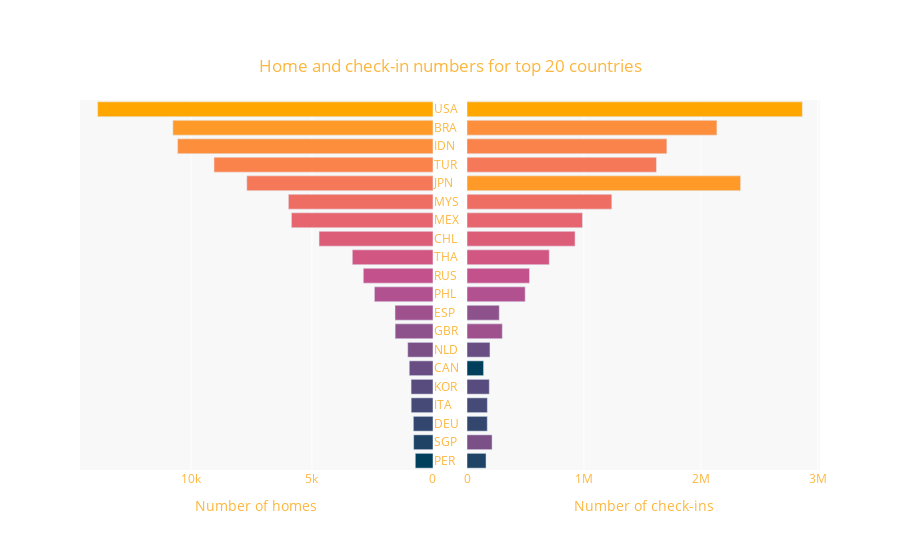

Write notebook code for a chart like this one.
### Code cell
fig.update_layout({
    'paper_bgcolor': 'rgba(0, 0, 0, 0)',
    'plot_bgcolor': 'rgba(150, 150, 150, 0.07)'
})

fig.update_layout(
    font_color="#fdb73e"
)

fig.show()

fig.write_html("top_20_plot.html")

### Figure 1 — Plotly figure (JSON) as saved in the notebook; plotly's stock layout.template omitted (floating-point values rounded to 4 significant figures)
{"data": [{"customdata": ["Peru", "Singapore", "Germany", "Italy", "Korea, Republic of", "Canada", "Netherlands", "United Kingdom", "Spain", "Philippines", "Russian Federation", "Thailand", "Chile", "Mexico", "Malaysia", "Japan", "Turkey", "Indonesia", "Brazil", "United States"], "hovertemplate": "Number: %{x:f}<br>Country: %{customdata}<extra></extra>", "marker": {"color": ["#003f5c", "#1e4365", "#32466e", "#454a76", "#574c7d", "#684e82", "#7a5087", "#8d518b", "#9f518e", "#b25190", "#c3528c", "#d15782", "#dc5d78", "#e6656e", "#ef6e63", "#f57858", "#fa824b", "#fd8e3c", "#ff9a29", "#ffa600"]}, "orientation": "h", "showlegend": false, "textposition": "outside", "type": "bar", "x": [731, 799, 811, 901, 905, 980, 1044, 1564, 1569, 2421, 2879, 3334, 4708, 5850, 5975, 7693, 9048, 10553, 10749, 13857], "xaxis": "x", "y": ["PER", "SGP", "DEU", "ITA", "KOR", "CAN", "NLD", "GBR", "ESP", "PHL", "RUS", "THA", "CHL", "MEX", "MYS", "JPN", "TUR", "IDN", "BRA", "USA"], "yaxis": "y"}, {"customdata": ["Canada", "Peru", "Germany", "Italy", "Korea, Republic of", "Netherlands", "Singapore", "Spain", "United Kingdom", "Philippines", "Russian Federation", "Thailand", "Chile", "Mexico", "Malaysia", "Turkey", "Indonesia", "Brazil", "Japan", "United States"], "hovertemplate": "Number: %{x:f}<br>Country: %{customdata}<extra></extra>", "marker": {"color": ["#003f5c", "#1e4365", "#32466e", "#454a76", "#574c7d", "#684e82", "#7a5087", "#8d518b", "#9f518e", "#b25190", "#c3528c", "#d15782", "#dc5d78", "#e6656e", "#ef6e63", "#f57858", "#fa824b", "#fd8e3c", "#ff9a29", "#ffa600"]}, "orientation": "h", "showlegend": false, "textposition": "outside", "type": "bar", "x": [141640, 162677, 173223, 173934, 190466, 196206, 214295, 275753, 301822, 497425, 534230, 703245, 923800, 987263, 1238039, 1619879, 1708758, 2136751, 2339264, 2867416], "xaxis": "x2", "y": ["CAN", "PER", "DEU", "ITA", "KOR", "NLD", "SGP", "ESP", "GBR", "PHL", "RUS", "THA", "CHL", "MEX", "MYS", "TUR", "IDN", "BRA", "JPN", "USA"], "yaxis": "y2"}], "layout": {"font": {"color": "#fdb73e"}, "height": 550, "paper_bgcolor": "rgba(0, 0, 0, 0)", "plot_bgcolor": "rgba(150, 150, 150, 0.07)", "title": {"text": "Home and check-in numbers for top 20 countries", "x": 0.5, "y": 0.89}, "xaxis": {"anchor": "y", "autorange": "reversed", "domain": [0, 0.477], "title": {"text": "Number of homes"}}, "xaxis2": {"anchor": "y2", "domain": [0.523, 1], "title": {"text": "Number of check-ins"}}, "yaxis": {"anchor": "x", "domain": [0, 1], "side": "right", "title": {"text": " "}}, "yaxis2": {"anchor": "x2", "domain": [0, 1], "matches": "y", "showticklabels": false}}}
